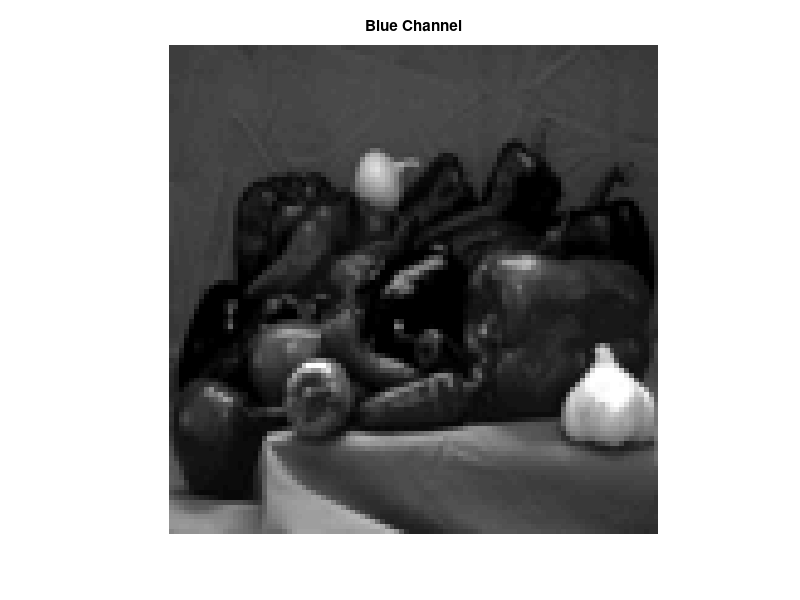
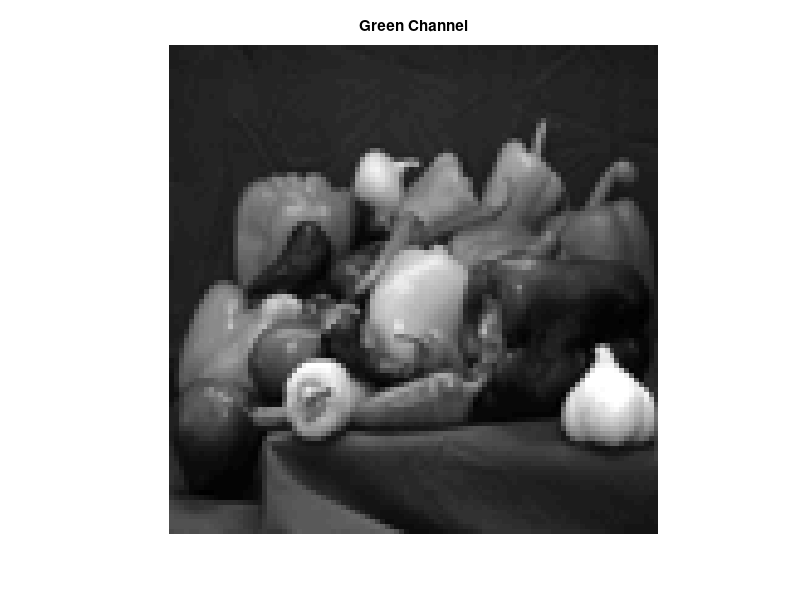
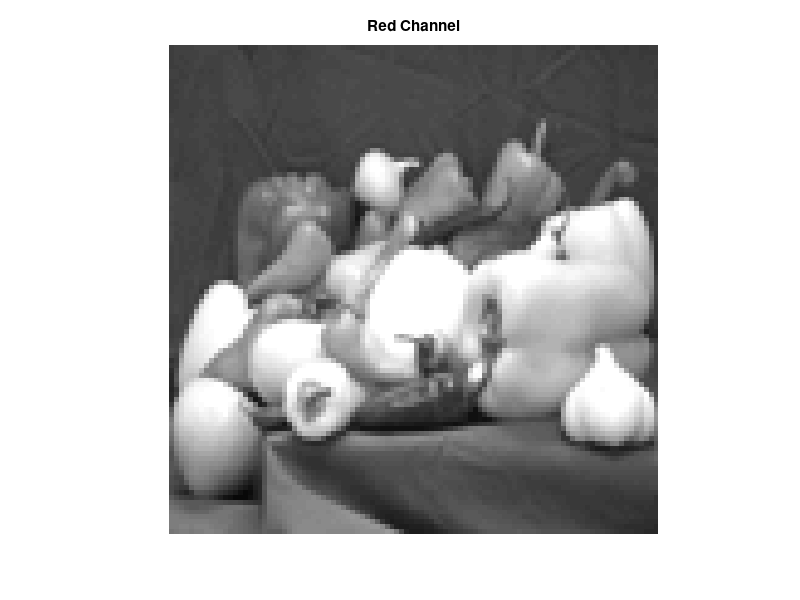
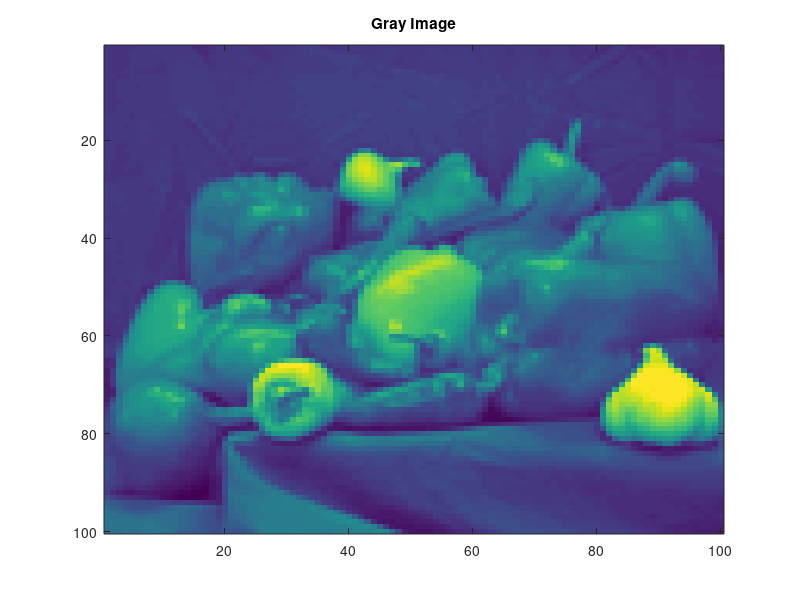

The MATLAB script that drew these images, in order:
bgr = csvread('brg_img.csv');
num_cols = 100;
num_rows = 100;
num_channels = 3;

%% Sometimes when the saved mat is very big, csvread read the file as a single row
%% In such case,you will need the following line to fix the dimensions of the matr
%bgr  = reshape(bgr,[num_channels*num_cols,num_rows])';

blue_channel = bgr(:,1:num_channels:end);
green_channel = bgr(:,2:num_channels:end);
red_channel = bgr(:,3:num_channels:end);
figure;imshow(uint8(blue_channel));title('Blue Channel');
figure;imshow(uint8(green_channel));title('Green Channel');
figure;imshow(uint8(red_channel));title('Red Channel');

%bgr  = bgr (:,1:num_channels:end)+bgr (:,3:num_channels:end) .* i; %% Convert it from double to complex array

gray = csvread('single_img.csv');
figure;imagesc(gray);title('Gray Image')
